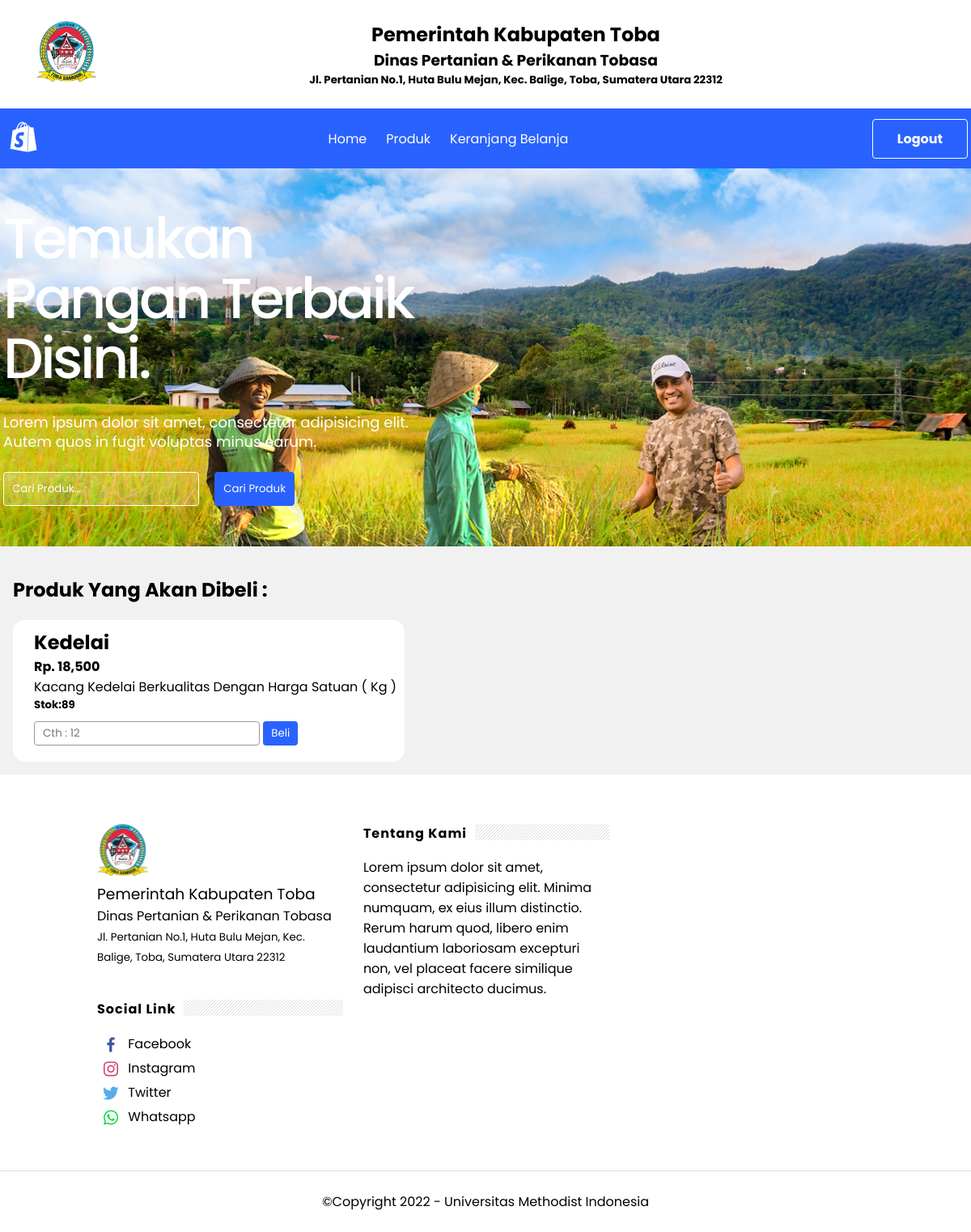
Screenshot of /detail-produk.php?id=5 with the database file from the repository.
### tables this page shows
CREATE TABLE `tb_product` (
  `product_id` int(11) NOT NULL,
  `category_id` int(11) NOT NULL,
  `product_name` varchar(100) NOT NULL,
  `product_price` int(11) NOT NULL,
  `berat_produk` varchar(100) NOT NULL,
  `stok_produk` int(5) NOT NULL,
  `product_descrption` text NOT NULL,
  `product_image` varchar(100) NOT NULL,
  `alamat_pemilik` varchar(100) NOT NULL,
  `no_telepon` varchar(100) NOT NULL,
  `product_status` tinyint(1) NOT NULL,
  `date_created` timestamp NOT NULL DEFAULT current_timestamp() ON UPDATE current_timestamp()
);

### detail-produk.php (the view, shortened to what this page needs)
<?php
$koneksi =new mysqli("localhost","root","","db_hasilpertanian");
?>
<?php
$product_id = $_GET["id"];
$ambil=$koneksi->query("SELECT * FROM tb_product WHERE product_id='$product_id'");
$detail=$ambil->fetch_assoc();
?>
<!doctype html>
<html>
<head>
<link rel="stylesheet" type="text/css" href="css/style.css">
	<link href='https://unpkg.com/boxicons@2.1.2/css/boxicons.min.css' rel='stylesheet'>
</head>
<body >
<div class='first-header'>
	<div class='header-logo-univ'>
<img src='logo-toba.png' width="75">
</div>
<div class="goverment-toba">
<h2>Pemerintah Kabupaten Toba</h2>
<h3>Dinas Pertanian & Perikanan Tobasa</h3>
<h5>Jl. Pertanian No.1, Huta Bulu Mejan, Kec. Balige, Toba, Sumatera Utara 22312</h5>
</div>
</div>
	<header class="header-wrapper bgcolor">
<div class="header-section section" id="header-section" name="Header"><div id="headerwrap">
<div class="header-widget">
<a class="header-logo-image" href="#">
<h1 id="header-title"><i class='bx bxl-shopify' style='font-size:50px'></i></h1>
</a>
</div>
</div><div class='linklist'>
<div class="menu-widget">
<span class="menu-item"><a href="index.php">Home</a></span><span class="menu-item"><a href="produk.php">Produk</a></span><span class="menu-item"><a href="keranjang.php">Keranjang Belanja</a></span>
</div>
</div><div class='logout-button'><span class='logout-btn'><a href='logout1.php'>Logout</a></span></div></div>
</header>
	<div class='hero-content'>
<div class="jumbotron-content">
<div class="jumbotron-inner">
<h2 class="title">Temukan Pangan Terbaik Disini.</h2>
<p>Lorem ipsum dolor sit amet, consectetur adipisicing elit. Autem quos in fugit voluptas minus earum.</p>
<div class="search">
		<div class="search-form">
			<form action="produk.php" method="get">
				<input type="text" name="search" placeholder="Cari Produk...">
				<input type="submit" name="cari" value="Cari Produk">
			</form>
		</div>
	</div>
</div>
</div>
</div>
<section class="content">
	<div class="container" style='background:#f1f1f1'>
	<h2 style='margin:20px 0;'>Produk Yang Akan Dibeli :</h2>
	<div class="card-detail-produk">
	<div class="col-md-6" style='margin-left:1rem'>
		<h2><?php echo $detail["product_name"]?></h2>
		<h4>Rp. <?php echo number_format($detail["product_price"]);?></h4>
		<p><?php echo $detail["product_descrption"];?></p>
		<h5>Stok:<?php echo $detail['stok_produk']?></h5>
		<form method="post">
			<div class="form-group">
				<div class="input-group">
				<input style='margin:10px 0;border:thin solid #999;padding:4px 10px;border-radius:4px;' placeholder='Cth : 12' type="number" class="form-control" name="jumlah" max="<?php echo $detail['stok_produk']?>">
					<button class="btn btn-primary" name="beli">Beli</button>
	</div>
	</div>
		</form>
		</div>
		</div>
	</div>
</section>
	<div id='footer'>
    <div class='footer-sections row'>
      <div class='sect-left' id='footer-sec1'><img src='logo-toba.png' width='64'/>
		<h3 style='font-weight:normal'>Pemerintah Kabupaten Toba</h3>
		  <h4 style='font-weight:normal'>Dinas Pertanian &amp; Perikanan Tobasa</h4>
		  <p><small>Jl. Pertanian No.1, Huta Bulu Mejan, Kec. Balige, Toba, Sumatera Utara 22312</small></p>
		</div>
      <div class='sect-left' id='footer-sec2'><h2> Tentang Kami</h2>Lorem ipsum dolor sit amet, consectetur adipisicing elit. Minima numquam, ex eius illum distinctio. Rerum harum quod, libero enim laudantium laboriosam excepturi non, vel placeat facere similique adipisci architecto ducimus.</div>
		<div class='sect-left' id='footer-sec3'><h2>Social Link</h2>
			<ul class='list-style'>
			<li><i class='bx bxl-facebook' style='color:#3b5998'></i>
				<a href='#'>Facebook</a>
				</li>
				<li><i class='bx bxl-instagram' style='color:#cd486b'></i>
				<a href='#'>Instagram</a>
				</li>
				<li><i class='bx bxl-twitter' style='color:#55acee'  ></i>
					<a href='#'>Twitter</a>
				</li>
				<li><i class='bx bxl-whatsapp' style='color:#0EDB45'></i>
				<a href='#'>Whatsapp</a>
				</li>
			</ul>
		</div>
  </div>
	<div class='footer-copyright'><p>©Copyright 2022 - Universitas Methodist Indonesia</p></div>
	</div>
</body>
</html>

### css/style.css (style rules this page uses)
* { padding: 0; margin: 0; font-family: 'Poppins', sans-serif; }
body { font-family: 'Poppins', sans-serif; background: #fff; background-size: cover; overflow-x: hidden; }
a { color: inherit; text-decoration: none; }
span.logout-btn { color: #fff; border: thin solid #fff; padding: 12px 30px; border-radius: 4px; transition: all .5s ease; font-weight: bold; }
button.btn { padding: 5px 10px; margin:10px 0; background-color: #2962ff; border-radius:4px; color:#fff; border: none; cursor: pointer; }
.container { padding:1rem; padding:1rem; background:#f1f1f1; }
.container:after { content: ''; display: block; clear: both; }
.search { display:block; }
.search input[type=text] { width: 40%; padding: 10px; background-color: rgba(255,255,255,0.16); border:thin solid #fff; outline:none; border-radius:4px; color:#fff; }
.search input[type=submit] { padding: 10px; background:#2962ff; color: #fff; border: thin solid #2962ff; cursor: pointer; transition:all .5s ease; margin-left: 15px; border-radius:4px; }
.search .search-form ::placeholder { color: #fff; opacity: 1; }
#footer { background:#fff; padding:0; margin:10px 0 0 }
#footer h2:after { content: ''; display: inline-block; position: absolute; height: 20px; top: 0; margin: 1px 0 12px 10px; width: 100%; background: url("../repeat-bg.png")repeat; }
.footer-sections { overflow: hidden; margin: 0 auto; padding: 50px 120px; }
.sect-left { display:inline-block; float:left; width:31.655%; margin-right:25px; }
.sect-left:nth-child(3) { margin-right:0 }
.sect-left h2 { position: relative; background:none; overflow: hidden; padding: 0 0 10px 0; display: inline-block; -webkit-flex: 0 auto; -ms-flex: 0 auto; flex: 0 auto; margin: 0; font-size: 1rem; font-weight: 700; white-space: nowrap; width: 100%; letter-spacing: 1px; }
.list-style { list-style: none; }
#footer-sec3 ul li i { font-size: 24px; vertical-align: middle; margin:3px 5px; }
.footer-copyright { border-top: thin solid #dadce0; display:flex; justify-content: center; align-items: center; }
.footer-copyright { padding:25px 0; }
div.first-header { display:flex; margin:25px 45px; }
div.goverment-toba { text-align: center; margin: 0 auto; }
.header-wrapper { -webkit-box-align: center; -ms-flex-align: center; align-items: center; background-color:#2962ff; display: -webkit-box; display: -ms-flexbox; display: flex; left: 0; min-height: 74px; position:relative; right: 0; top: 0; z-index:2; }
.header-wrapper .header-section { -webkit-box-align: center; -ms-flex-align: center; align-items: center; display: inherit; -webkit-box-pack: justify; -ms-flex-pack: justify; justify-content: space-between; max-width: 1192px; margin: 0 auto; width: 100%; position: relative; }
.header-wrapper .header-section h1 { color :#fff; font-size:20px; text-transform:capitalize; }
.linklist { display: -webkit-box; display: -ms-flexbox; display: flex; -webkit-box-align: center; -ms-flex-align: center; align-items: center; -webkit-box-pack: center; -ms-flex-pack: center; justify-content: center; }
span.menu-item { margin-right: 24px; color:#fff; }
.bgcolor { transition: all .5s ease; }
.hero-content { background : url("../pertanian.jpg"); background-size: cover; background-position:center; }
.jumbotron-content { max-width: 1192px; margin: 0 auto; padding: 50px 0 50px 0; }
.jumbotron-inner { max-width: 550px; }
.jumbotron-inner h2.title { font-size: 70px; line-height: 74px; margin: 0; font-weight: 500; letter-spacing: -0.05em; color: #fff; }
.jumbotron-inner p { line-height: 24px; font-size: 18px; margin: 30px 0 25px; color: #fff; }
div.first-header { display:flex; }
.card-detail-produk { display: flex; background: white; width: max-content; padding: 10px; border-radius: 15px; }

### rows the page displays
tb_product: product_name "Kedelai", product_price "18,500", product_descrption "Kacang Kedelai Berkualitas Dengan Harga Satuan ( Kg )", stok_produk "89"
